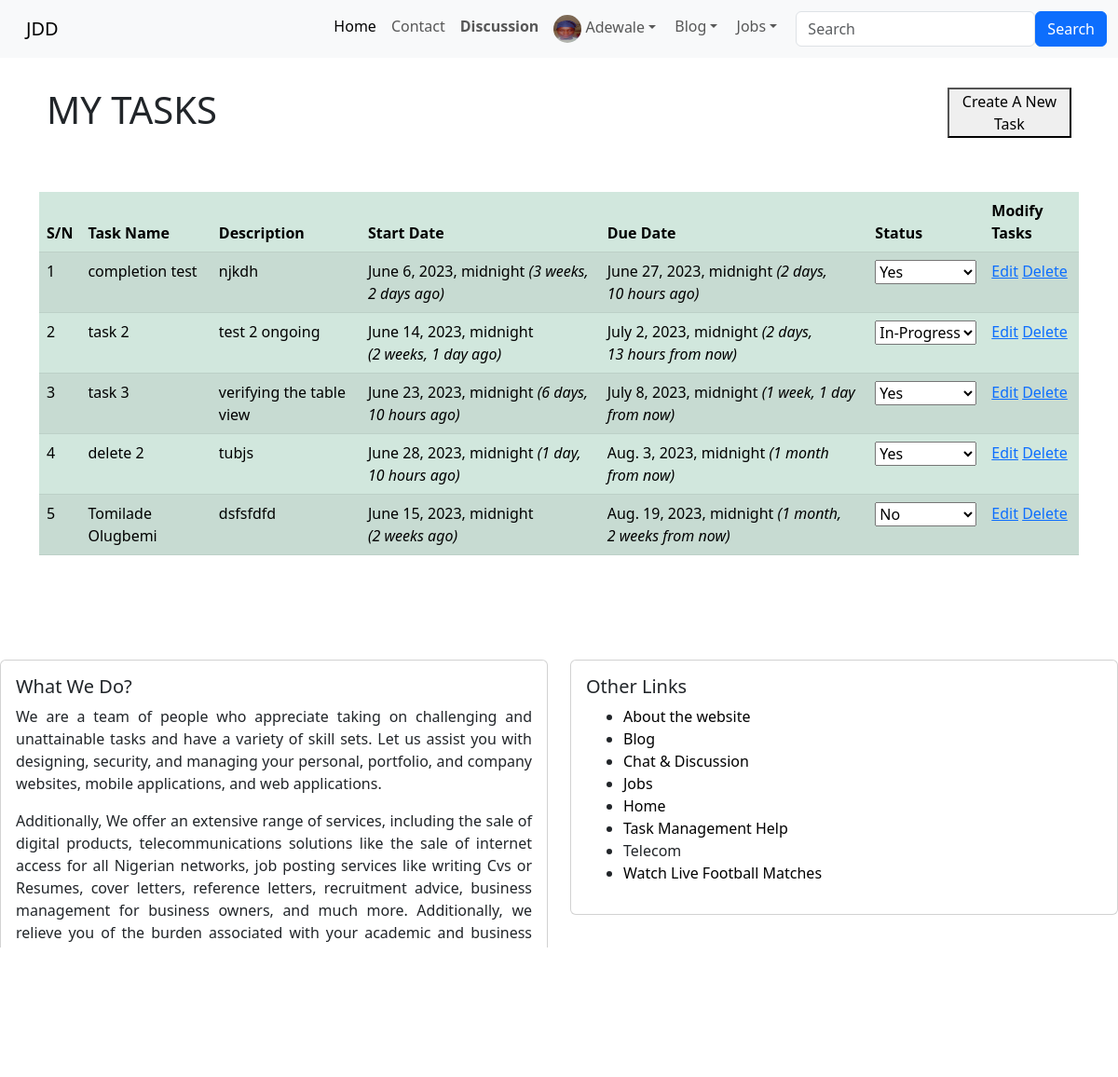
Screenshot of /tasks/task_lists (signed in) with the database file from the repository.
### index/models.py (models this page shows, shortened)
class Profile(models.Model):
    user = models.OneToOneField(User, null=True, on_delete=models.CASCADE)
    bio = RichTextField(blank=True, null=True)
    profile_pic = models.ImageField(null=True, blank=True, upload_to="images/profile/")
    linkedln_url = models.CharField(max_length=255, blank=True, null=True)
    facebook_url =  models.CharField(max_length=255, blank=True, null=True)
    twitter_url= models.CharField(max_length=255, blank=True, null=True)
    instagram_url =  models.CharField(max_length=255, blank=True, null=True)
    whatsapp_url= models.CharField(max_length=255, blank=True, null=True)
    github_url=  models.CharField(max_length=255, blank=True, null=True)
    website_url= models.CharField(max_length=255, blank=True, null=True)
    email_url= models.CharField(max_length=255, blank=True, null=True)

### tasks/models.py (models this page shows, shortened)
class Tasks(models.Model):
    user = models.ForeignKey(User, on_delete = models.CASCADE)
    name = models.CharField(max_length = 50, unique=True)
    description = models.CharField(max_length=100)
    start_date = models.DateTimeField()
    due_date = models.DateTimeField()
    completed = models.CharField(max_length=150, default='No')

### tasks/views.py (the view)
# urls.py: path('task_lists', TaskListView.as_view(), name='tasks_list'),
class TaskListView(ListView):
    model = Tasks
    template_name = 'tasks/tasks_list.html'
    context_object_name = 'tasks'
    ordering = ['due_date']
    def get_queryset(self):
        queryset = super().get_queryset()
        if self.request.user.is_authenticated:
            queryset = queryset.filter(user=self.request.user)
        else:
            queryset = Tasks.objects.none()
        return queryset
    def get_context_data(self, **kwargs):
        context = super().get_context_data(**kwargs)
        completed_choices = [
            ('Yes', 'Yes'),
            ('No', 'No'),
            ('In-Progress', 'In-Progress'),
            ('Yet to start', 'Yet to start')
        ]
        context['completed_choices'] = completed_choices
        return context

### tasks/templates/tasks/tasks_list.html (shortened to what this page needs)
{% extends 'home/base.html' %}
{% load static %}
{% load humanize %}
{% block body %}
<div class="d-flex">
  <div class="p-2 w-100">
    <h1>MY TASKS</h1>
  </div>
  <div class="p-2 flex-shrink-1">
    <a href="{% url 'tasks:add_tasks' %}">
      <button>Create A New Task</button>
    </a>
  </div>
</div>
<br><br>
{% if user.is_authenticated %}
<table class="table table-success table-striped">
  <thead>
            <tr>
            <th>S/N</th>
            <th>Task Name</th>
            <th>Description</th>
            <th>Start Date</th>
            <th>Due Date</th>
            <th>Status</th>
            <th>Modify Tasks</th>
            </tr>
  </thead>
  <tbody>
        {% for task in tasks %}
        <tr>
                <td>{{ forloop.counter }}</td>
                <td>{{ task.name }}</td>
                <td>{{ task.description }}</td>
                <td>{{ task.start_date }} <em>({{ task.start_date|naturaltime }}) </em>  </td>
                <td>{{ task.due_date }} <em> ({{ task.due_date |naturaltime }}) </em> </td>
                <td>
                    <select id="status_{{ task.id }}" class="task-status-select">
                    {% for choice in completed_choices %}
                    <option value="{{ choice.0 }}" {% if choice.0 == task.completed %}selected{% endif %}>{{ choice.1 }}</option>
                    {% endfor %}
                    </select>
                </td>
                <td>
                    <a href="{% url 'tasks:edit_task' task.id %}">Edit</a>
                    <a href="{% url 'tasks:delete_task' task.id %}">Delete</a>
                </td>
        </tr>
        {% empty %}
                <tr>
                <td colspan="7">You have not added any tasks.</td>
                </tr>
        {% endfor %}
  </tbody>
</table>
    {% else %}
            <br><br>
            <div class="alert alert-danger" role="alert">
            <p><a href="{% url 'login' %}">LOGIN</a> to view tasks</p>
            </div>
    {% endif %}
{% endblock %}

### index/templates/home/base.html (shortened to what this page needs)
{% load static %}
{% load humanize %}
<!doctype html>
<html lang="en" >
  <head>
    <link rel="stylesheet" href="https://cdn.jsdelivr.net/npm/bootstrap@5.3.0-alpha3/dist/css/bootstrap.rtl.min.css">
    {% load static %}
  </head>
  <header>
    <nav class="navbar navbar-expand-lg bg-body-tertiary">
      <div class="container-fluid">
        <a class="navbar-brand" href="{% url 'index:home' %}">JDD</a>
        <div class="collapse navbar-collapse" id="navbarSupportedContent">
          <ul class="navbar-nav me-auto mb-2 mb-lg-0">
            <li class="nav-item">
            <a class="nav-link active" aria-current="page" href="{% url 'index:home' %}">Home</a>
            </li>
            <li class="nav-item">
              <a class="nav-link" href="{% url 'contact:contact' %}">Contact</a>
            </li>
            <li class="nav-item">
              <a class="nav-link" href="{% url 'discussion:discuss_list' %}"><b>Discussion</b> </a>
            </li>
            {% if user.is_authenticated %}
                  <li class="nav-item dropdown">
                    <a class="nav-link dropdown-toggle" href="" role="button"
                    data-bs-toggle="dropdown" aria-expanded="false">
                    {% if user.profile.profile_pic %}
                    <img src="{{ user.profile.profile_pic.url }}" class="rounded-circle" alt="Author profile image" width="30" height="30"> {{ user }}
                    {% else %}
                        <img src="{% static 'images/profile_user_icon.png' %}" class="rounded-circle" alt="Default profile image" width="20" height="20"> {{user}}
                    {% endif %}
                    </a>
                  </li>
                   <li class="nav-item dropdown">
                    <a class="nav-link dropdown-toggle" href="{% url 'index:blog_list' %}" role="button"
                    data-bs-toggle="dropdown" aria-expanded="false">
                    Blog
                    </a>
                  </li>
                  <li class="nav-item dropdown">
                    <a class="nav-link dropdown-toggle" href="{% url 'index:blog_list' %}" role="button"
                    data-bs-toggle="dropdown" aria-expanded="false">
                     Jobs
                    </a>
                  </li>
            {% endif %}
          </ul>
          {% include 'home/search.html' %}
        </div>
      </div>
    </nav>
  </header>
  <body>
    <div class="container"> <br>
        {% block body %} {% endblock %}
      </div>
  </body>
  <footer>
<br><br><br><br>
    <div class="row">
      <div class="col-sm-6 mb-3 mb-sm-0">
        <div class="card">
          <div class="card-body">
            <h5 class="card-title">What We Do?</h5>
            <p class="card-text" style="text-align: justify;">
              We are a team of people who appreciate taking on challenging and unattainable tasks and have a variety of skill sets.
              Let us assist you with designing, security, and managing your personal, portfolio, and company websites,
              mobile applications, and web applications.
            </p>
            <p style="text-align: justify;">
               Additionally, We offer an extensive range of services, including the sale of digital products, telecommunications solutions
              like the sale of internet access for all Nigerian networks, job posting services like writing Cvs or Resumes,
              cover letters, reference letters, recruitment advice, business management for business owners, and much more.
              Additionally, we relieve you of the burden associated with your academic and business research projects, such
              as your final year project, school assignments (for all courses, departments, and levels), company plans,
              feasibility analyses, business proposals, etc.
            </p>
            <a href="{% url 'contact:contact' %}" class="btn btn-primary">Send Us Message</a>
          </div>
        </div>
      </div>
      <div class="col-sm-6">
        <div class="card">
          <div class="card-body">
            <h5 class="card-title">Other Links</h5>
            <ul>
              <li><a href="#" class="footer-link">About the website</a></li>
              <li><a href="{% url 'index:blog_list' %}" class="footer-link">Blog</a></li>
              <li><a href="{% url 'discussion:discuss_list' %}" class="footer-link">Chat & Discussion</a></li>
              <li><a href="{% url 'jobs:job_list' %}" class="footer-link">Jobs</a></li>
              <li><a href="{% url 'index:home' %}" class="footer-link">Home</a></li>
              <li><a href="{% url 'tasks:tasks_list' %}" class="footer-link">Task Management Help</a></li>
              <li class="nav-item">
                <a class="nav-link" href="{% url 'index:telecom' %}">Telecom</a>
              </li>
              <li><a href="https://afr.808scoretv.com/" class="footer-link">Watch Live Football Matches</a></li>
            </ul>
          </div>
        </div>
      </div>
    </div>
  </footer>
</html>

### index/templates/home/base.html (style rules this page uses)
.footer-link { text-decoration: none; color: black; }

### rows the page displays
Tasks: name "completion test", description "njkdh", start_date "June 6, 2023, midnight", start_date "3 weeks, 2 days ago", due_date "June 27, 2023, midnight", due_date "2 days, 10 hours ago", completed+id "Yes"
Tasks: name "task 2", description "test 2 ongoing", start_date "June 14, 2023, midnight", start_date "2 weeks, 1 day ago", due_date "July 2, 2023, midnight", due_date "2 days, 13 hours from now", completed+id "In-Progress"
Tasks: name "task 3", description "verifying the table view", start_date "June 23, 2023, midnight", start_date "6 days, 10 hours ago", due_date "July 8, 2023, midnight", due_date "1 week, 1 day from now", id "Yes"
Tasks: name "delete 2", description "tubjs", start_date "June 28, 2023, midnight", start_date "1 day, 10 hours ago", due_date "Aug. 3, 2023, midnight", due_date "1 month from now", id "Yes"
Tasks: name "Tomilade Olugbemi", description "dsfsfdfd", start_date "June 15, 2023, midnight", start_date "2 weeks ago", due_date "Aug. 19, 2023, midnight", due_date "1 month, 2 weeks from now", completed+id "No"

### other values shown
{{ user }} "Adewale"
